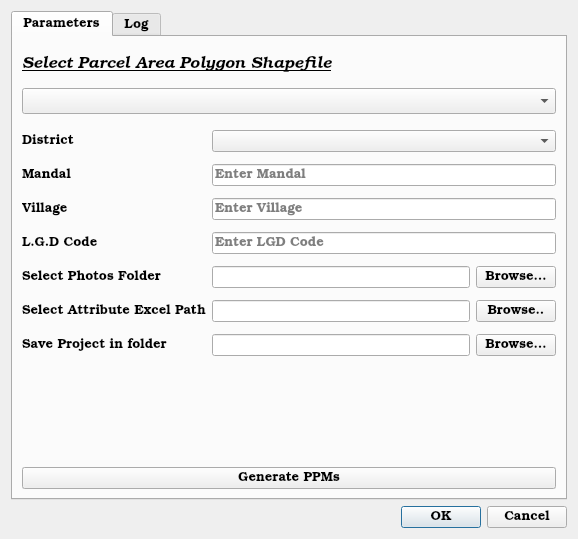
<?xml version="1.0" encoding="UTF-8"?>
<ui version="4.0">
 <class>SvamitvaPropertyCardGeneratorDialogBase</class>
 <widget class="QDialog" name="SvamitvaPropertyCardGeneratorDialogBase">
  <property name="geometry">
   <rect>
    <x>0</x>
    <y>0</y>
    <width>578</width>
    <height>539</height>
   </rect>
  </property>
  <property name="sizePolicy">
   <sizepolicy hsizetype="Expanding" vsizetype="Minimum">
    <horstretch>0</horstretch>
    <verstretch>0</verstretch>
   </sizepolicy>
  </property>
  <property name="font">
   <font>
    <family>Bookman Old Style</family>
    <pointsize>10</pointsize>
   </font>
  </property>
  <property name="windowTitle">
   <string>SVAMITVA Property Card Generator</string>
  </property>
  <property name="autoFillBackground">
   <bool>true</bool>
  </property>
  <layout class="QVBoxLayout" name="verticalLayout_3">
   <item>
    <widget class="QTabWidget" name="tabWidget">
     <property name="currentIndex">
      <number>0</number>
     </property>
     <widget class="QWidget" name="Parameters">
      <property name="sizePolicy">
       <sizepolicy hsizetype="Expanding" vsizetype="Expanding">
        <horstretch>0</horstretch>
        <verstretch>0</verstretch>
       </sizepolicy>
      </property>
      <attribute name="title">
       <string>Parameters</string>
      </attribute>
      <layout class="QVBoxLayout" name="verticalLayout_4">
       <item>
        <layout class="QVBoxLayout" name="verticalLayout">
         <item>
          <widget class="QLabel" name="SelectParcelAreaPolygonShapefile">
           <property name="sizePolicy">
            <sizepolicy hsizetype="Minimum" vsizetype="Fixed">
             <horstretch>0</horstretch>
             <verstretch>0</verstretch>
            </sizepolicy>
           </property>
           <property name="font">
            <font>
             <family>Bookman Old Style</family>
             <pointsize>12</pointsize>
             <italic>true</italic>
             <underline>true</underline>
            </font>
           </property>
           <property name="autoFillBackground">
            <bool>false</bool>
           </property>
           <property name="frameShadow">
            <enum>QFrame::Plain</enum>
           </property>
           <property name="lineWidth">
            <number>1</number>
           </property>
           <property name="text">
            <string>Select Parcel Area Polygon Shapefile</string>
           </property>
           <property name="textFormat">
            <enum>Qt::PlainText</enum>
           </property>
           <property name="scaledContents">
            <bool>false</bool>
           </property>
           <property name="alignment">
            <set>Qt::AlignLeading|Qt::AlignLeft|Qt::AlignVCenter</set>
           </property>
           <property name="wordWrap">
            <bool>true</bool>
           </property>
          </widget>
         </item>
         <item>
          <widget class="QComboBox" name="parcelLayerComboBox">
           <property name="sizePolicy">
            <sizepolicy hsizetype="MinimumExpanding" vsizetype="Fixed">
             <horstretch>0</horstretch>
             <verstretch>0</verstretch>
            </sizepolicy>
           </property>
           <property name="font">
            <font>
             <family>Bookman Old Style</family>
             <pointsize>13</pointsize>
            </font>
           </property>
          </widget>
         </item>
         <item>
          <layout class="QGridLayout" name="gridLayout">
           <property name="verticalSpacing">
            <number>12</number>
           </property>
           <item row="7" column="3">
            <widget class="QPushButton" name="browseButton">
             <property name="text">
              <string>Browse…</string>
             </property>
            </widget>
           </item>
           <item row="5" column="3">
            <widget class="QPushButton" name="photosBrowseButton">
             <property name="text">
              <string>Browse…</string>
             </property>
            </widget>
           </item>
           <item row="5" column="2">
            <widget class="QLineEdit" name="photosFolderLineEdit">
             <property name="readOnly">
              <bool>true</bool>
             </property>
            </widget>
           </item>
           <item row="3" column="0">
            <widget class="QLabel" name="Village">
             <property name="text">
              <string>Village</string>
             </property>
            </widget>
           </item>
           <item row="2" column="2" colspan="2">
            <widget class="QLineEdit" name="mandalLineEdit">
             <property name="placeholderText">
              <string>Enter Mandal</string>
             </property>
            </widget>
           </item>
           <item row="4" column="2" colspan="2">
            <widget class="QLineEdit" name="lgdLineEdit">
             <property name="placeholderText">
              <string>Enter LGD Code</string>
             </property>
            </widget>
           </item>
           <item row="1" column="0">
            <widget class="QLabel" name="District">
             <property name="text">
              <string>District</string>
             </property>
            </widget>
           </item>
           <item row="7" column="2">
            <widget class="QLineEdit" name="outputFolderLineEdit">
             <property name="readOnly">
              <bool>true</bool>
             </property>
             <property name="placeholderText">
              <string/>
             </property>
            </widget>
           </item>
           <item row="2" column="0">
            <widget class="QLabel" name="Mandal">
             <property name="text">
              <string>Mandal</string>
             </property>
            </widget>
           </item>
           <item row="0" column="2">
            <spacer name="verticalSpacer">
             <property name="orientation">
              <enum>Qt::Vertical</enum>
             </property>
             <property name="sizeType">
              <enum>QSizePolicy::Fixed</enum>
             </property>
             <property name="sizeHint" stdset="0">
              <size>
               <width>10</width>
               <height>10</height>
              </size>
             </property>
            </spacer>
           </item>
           <item row="3" column="2" colspan="2">
            <widget class="QLineEdit" name="villageLineEdit">
             <property name="placeholderText">
              <string>Enter Village</string>
             </property>
            </widget>
           </item>
           <item row="7" column="0">
            <widget class="QLabel" name="PathToSave">
             <property name="text">
              <string>Save Project in folder</string>
             </property>
            </widget>
           </item>
           <item row="4" column="0">
            <widget class="QLabel" name="LGDCode">
             <property name="text">
              <string>L.G.D Code</string>
             </property>
            </widget>
           </item>
           <item row="1" column="2" colspan="2">
            <widget class="QComboBox" name="districtComboBox">
             <property name="sizePolicy">
              <sizepolicy hsizetype="Expanding" vsizetype="Fixed">
               <horstretch>0</horstretch>
               <verstretch>0</verstretch>
              </sizepolicy>
             </property>
             <property name="contextMenuPolicy">
              <enum>Qt::DefaultContextMenu</enum>
             </property>
             <property name="acceptDrops">
              <bool>false</bool>
             </property>
             <property name="currentText">
              <string/>
             </property>
             <property name="currentIndex">
              <number>-1</number>
             </property>
             <property name="maxVisibleItems">
              <number>5</number>
             </property>
             <property name="maxCount">
              <number>26</number>
             </property>
             <property name="placeholderText">
              <string>Select District</string>
             </property>
             <property name="frame">
              <bool>true</bool>
             </property>
             <property name="modelColumn">
              <number>0</number>
             </property>
             <item>
              <property name="text">
               <string>Alluri Sitarama Raju</string>
              </property>
             </item>
             <item>
              <property name="text">
               <string>Anakapalli</string>
              </property>
             </item>
             <item>
              <property name="text">
               <string>Ananthapuramu</string>
              </property>
             </item>
             <item>
              <property name="text">
               <string>Annamayya</string>
              </property>
             </item>
             <item>
              <property name="text">
               <string>Bapatla</string>
              </property>
             </item>
             <item>
              <property name="text">
               <string>Chittoor</string>
              </property>
             </item>
             <item>
              <property name="text">
               <string>Dr. B.R. Ambedkar Konaseema</string>
              </property>
             </item>
             <item>
              <property name="text">
               <string>East Godavari</string>
              </property>
             </item>
             <item>
              <property name="text">
               <string>Eluru</string>
              </property>
             </item>
             <item>
              <property name="text">
               <string>Guntur</string>
              </property>
             </item>
             <item>
              <property name="text">
               <string>Kakinada</string>
              </property>
             </item>
             <item>
              <property name="text">
               <string>Krishna</string>
              </property>
             </item>
             <item>
              <property name="text">
               <string>Kurnool</string>
              </property>
             </item>
             <item>
              <property name="text">
               <string>Nandyal</string>
              </property>
             </item>
             <item>
              <property name="text">
               <string>NTR</string>
              </property>
             </item>
             <item>
              <property name="text">
               <string>Palnadu</string>
              </property>
             </item>
             <item>
              <property name="text">
               <string>Parvathipuram Manyam</string>
              </property>
             </item>
             <item>
              <property name="text">
               <string>Prakasam</string>
              </property>
             </item>
             <item>
              <property name="text">
               <string>Sri Potti Sriramulu Nellore</string>
              </property>
             </item>
             <item>
              <property name="text">
               <string>Sri Satya Sai</string>
              </property>
             </item>
             <item>
              <property name="text">
               <string>Srikakulam</string>
              </property>
             </item>
             <item>
              <property name="text">
               <string>Tirupati</string>
              </property>
             </item>
             <item>
              <property name="text">
               <string>Visakhapatnam</string>
              </property>
             </item>
             <item>
              <property name="text">
               <string>Vizianagaram</string>
              </property>
             </item>
             <item>
              <property name="text">
               <string>West Godavari</string>
              </property>
             </item>
             <item>
              <property name="text">
               <string>YSR Kadapa</string>
              </property>
             </item>
            </widget>
           </item>
           <item row="5" column="0">
            <widget class="QLabel" name="label">
             <property name="text">
              <string>Select Photos Folder</string>
             </property>
            </widget>
           </item>
           <item row="6" column="0">
            <widget class="QLabel" name="selectAttributeExcelPath">
             <property name="text">
              <string>Select Attribute Excel Path</string>
             </property>
            </widget>
           </item>
           <item row="6" column="2">
            <widget class="QLineEdit" name="excelPathLineEdit"/>
           </item>
           <item row="6" column="3">
            <widget class="QPushButton" name="excelPathBrowseButton">
             <property name="text">
              <string>Browse..</string>
             </property>
            </widget>
           </item>
          </layout>
         </item>
         <item alignment="Qt::AlignBottom">
          <widget class="QPushButton" name="generatePPMsButton">
           <property name="sizePolicy">
            <sizepolicy hsizetype="Expanding" vsizetype="Fixed">
             <horstretch>0</horstretch>
             <verstretch>0</verstretch>
            </sizepolicy>
           </property>
           <property name="autoFillBackground">
            <bool>true</bool>
           </property>
           <property name="text">
            <string>Generate PPMs</string>
           </property>
          </widget>
         </item>
        </layout>
       </item>
      </layout>
     </widget>
     <widget class="QWidget" name="Log">
      <property name="sizePolicy">
       <sizepolicy hsizetype="Expanding" vsizetype="Expanding">
        <horstretch>0</horstretch>
        <verstretch>0</verstretch>
       </sizepolicy>
      </property>
      <attribute name="title">
       <string>Log</string>
      </attribute>
      <layout class="QVBoxLayout" name="verticalLayout_5">
       <item>
        <layout class="QVBoxLayout" name="verticalLayout_2">
         <item>
          <widget class="QTextEdit" name="logTextEdit">
           <property name="autoFillBackground">
            <bool>true</bool>
           </property>
           <property name="frameShadow">
            <enum>QFrame::Sunken</enum>
           </property>
           <property name="autoFormatting">
            <set>QTextEdit::AutoNone</set>
           </property>
           <property name="readOnly">
            <bool>true</bool>
           </property>
          </widget>
         </item>
         <item>
          <widget class="QProgressBar" name="progressBar">
           <property name="sizePolicy">
            <sizepolicy hsizetype="Expanding" vsizetype="Preferred">
             <horstretch>0</horstretch>
             <verstretch>0</verstretch>
            </sizepolicy>
           </property>
           <property name="value">
            <number>0</number>
           </property>
           <property name="alignment">
            <set>Qt::AlignBottom|Qt::AlignHCenter</set>
           </property>
          </widget>
         </item>
        </layout>
       </item>
      </layout>
     </widget>
    </widget>
   </item>
   <item>
    <widget class="QDialogButtonBox" name="button_box">
     <property name="orientation">
      <enum>Qt::Horizontal</enum>
     </property>
     <property name="standardButtons">
      <set>QDialogButtonBox::Cancel|QDialogButtonBox::Ok</set>
     </property>
    </widget>
   </item>
  </layout>
 </widget>
 <resources/>
 <connections>
  <connection>
   <sender>button_box</sender>
   <signal>accepted()</signal>
   <receiver>SvamitvaPropertyCardGeneratorDialogBase</receiver>
   <slot>accept()</slot>
   <hints>
    <hint type="sourcelabel">
     <x>20</x>
     <y>20</y>
    </hint>
    <hint type="destinationlabel">
     <x>20</x>
     <y>20</y>
    </hint>
   </hints>
  </connection>
  <connection>
   <sender>button_box</sender>
   <signal>rejected()</signal>
   <receiver>SvamitvaPropertyCardGeneratorDialogBase</receiver>
   <slot>reject()</slot>
   <hints>
    <hint type="sourcelabel">
     <x>20</x>
     <y>20</y>
    </hint>
    <hint type="destinationlabel">
     <x>20</x>
     <y>20</y>
    </hint>
   </hints>
  </connection>
 </connections>
</ui>
